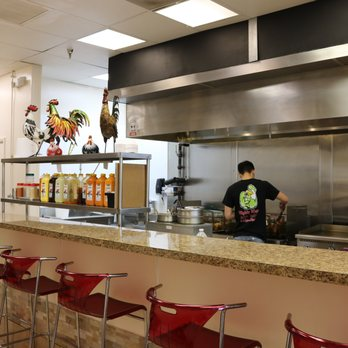
#> input picture public/photos/home/cooking.JPG, 348 x 348 px; its folder holds 5 pictures in this run
$ python create_mosaic.py
#> lines starting #> are read from the running program, lines starting #| are printed output that depends on the picture
import os
from PIL import Image
import random

def create_mosaic(image_dir, output_path, mosaic_width=1920, mosaic_height=1080, scale_variation=0.2):
    # Load all available images (excluding existing mosaics)
#> called with image_dir = '.', output_path = 'mosaic_home.png', mosaic_width = 1920, mosaic_height = 1080, scale_variation = 0.2
    all_images = []
    for fname in os.listdir(image_dir):
        if fname.lower().endswith(('.png', '.jpg', '.jpeg')) and not fname.startswith('mosaic_'):
            img_path = os.path.join(image_dir, fname)
            img = Image.open(img_path).convert('RGB')
#> img is the input picture: PIL image 348x348 RGB; mean R, G, B 132.1, 112.5, 93.7
            all_images.append(img)

    if len(all_images) < 3:
        raise Exception('Need at least 3 images for mosaic')

    # Randomly select 4-5 images (avoid 3 for better balance)
    num_images = random.randint(4, min(5, len(all_images)))
    selected_images = random.sample(all_images, num_images)

    # Create empty mosaic canvas
    mosaic = Image.new('RGB', (mosaic_width, mosaic_height), (255, 255, 255))
#> mosaic: PIL image 1920x1080 RGB; every value is 255

    # Define non-overlapping grid positions based on number of images
    if num_images == 4:
        # 2x2 grid - NO GAPS, NO OVERLAPS
        half_w = mosaic_width // 2
        half_h = mosaic_height // 2
        positions = [
            (0, 0, half_w, half_h),
            (half_w, 0, mosaic_width - half_w, half_h),
            (0, half_h, half_w, mosaic_height - half_h),
            (half_w, half_h, mosaic_width - half_w, mosaic_height - half_h)
        ]
    elif num_images == 5:
        # Top row: 3 images, Bottom row: 2 images - NO GAPS, NO OVERLAPS
        third_w = mosaic_width // 3
        half_w = mosaic_width // 2
        half_h = mosaic_height // 2
        positions = [
            (0, 0, third_w, half_h),
            (third_w, 0, third_w, half_h),
            (2 * third_w, 0, mosaic_width - 2 * third_w, half_h),
            (0, half_h, half_w, mosaic_height - half_h),
            (half_w, half_h, mosaic_width - half_w, mosaic_height - half_h)
        ]

    # Place each image in its exact designated position
    for i, (img, pos) in enumerate(zip(selected_images, positions)):
        x, y, w, h = pos

        # Crop and resize image to fit EXACTLY in the designated area
        img_ratio = img.width / img.height
        target_ratio = w / h

        if img_ratio > target_ratio:
            # Image is wider than target - crop width
            new_width = int(img.height * target_ratio)
            left_crop = (img.width - new_width) // 2
            img_cropped = img.crop((left_crop, 0, left_crop + new_width, img.height))
        else:
            # Image is taller than target - crop height
            new_height = int(img.width / target_ratio)
            top_crop = (img.height - new_height) // 2
            img_cropped = img.crop((0, top_crop, img.width, top_crop + new_height))

        # Resize to exact dimensions and paste at exact position
        img_final = img_cropped.resize((w, h), Image.LANCZOS)
        mosaic.paste(img_final, (x, y))
#> this loop made 4 passes
#> pass 1, in create_mosaic, `img_cropped = img.crop((0, top_crop, img.width, top_crop + new_height))`:
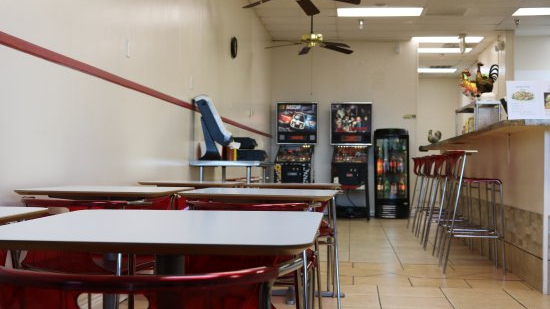
#> img_cropped: PIL image 550x309 RGB; mean R, G, B 140.9, 126.6, 115.2
#> pass 2, in create_mosaic, `img_cropped = img.crop((0, top_crop, img.width, top_crop + new_height))`:
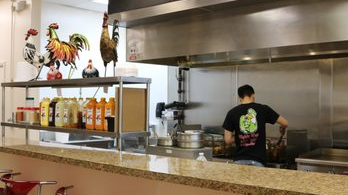
#> img_cropped: PIL image 348x195 RGB; mean R, G, B 136.8, 122.5, 103.7
#> pass 2, in create_mosaic, `img_final = img_cropped.resize((w, h), Image.LANCZOS)`:
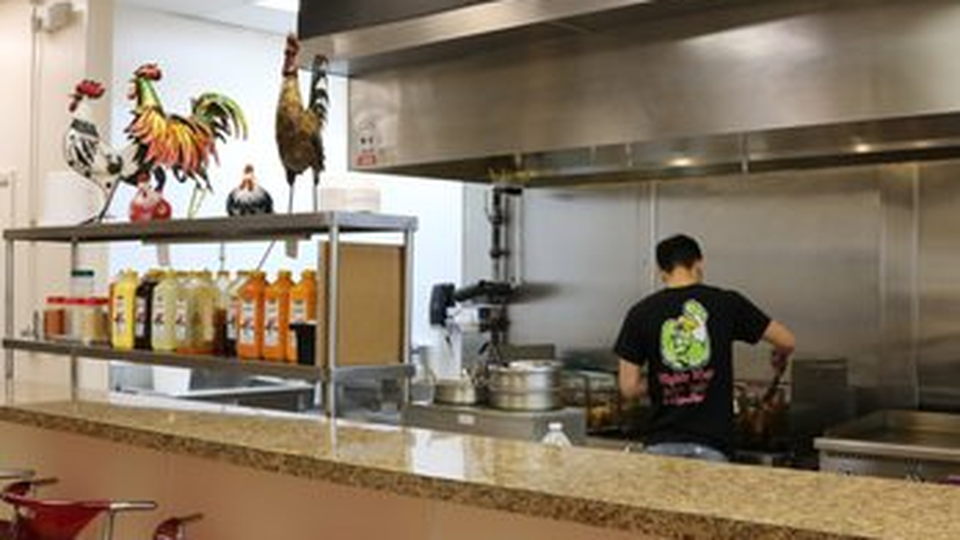
#> img_final: PIL image 960x540 RGB; mean R, G, B 136.7, 122.5, 103.7
#> after the loop:
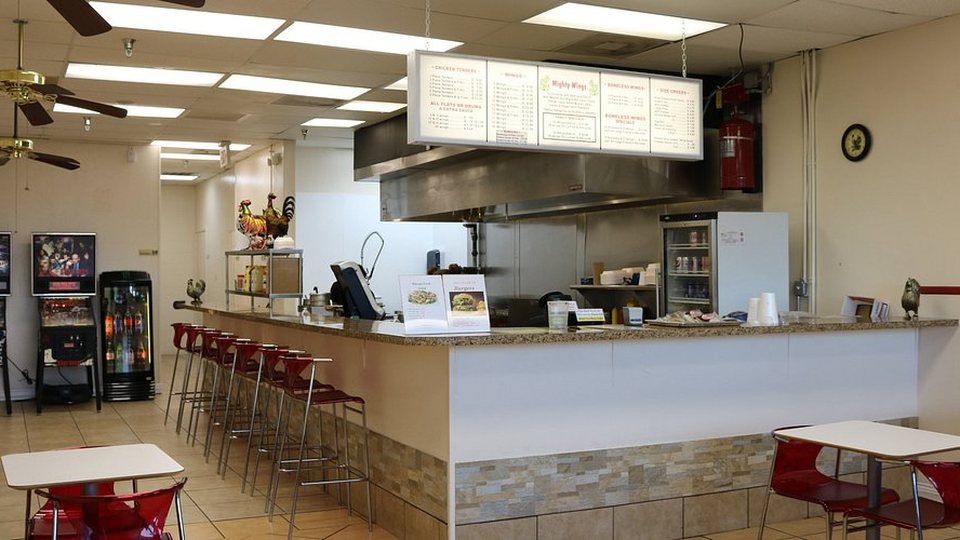
#> img_final: PIL image 960x540 RGB; mean R, G, B 135.8, 123.9, 108.8
#> after the loop:
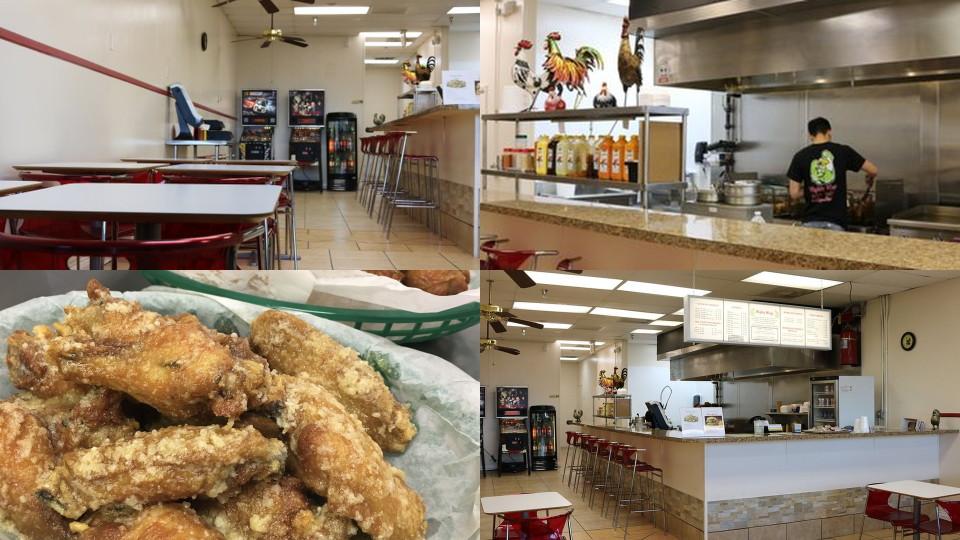
#> mosaic: PIL image 1920x1080 RGB (shown at 1/2 size); mean R, G, B 143.3, 126.6, 105.8

    # Save the completed mosaic
    mosaic.save(output_path)
    print(f"Mosaic created successfully with {num_images} images: {output_path}")

# Generate mosaics when script is run directly
if __name__ == "__main__":
    # Create home page mosaic
    home_dir = "."
    create_mosaic(home_dir, "mosaic_home.png")

    # Create menu page mosaic
    menu_dir = "../menu"
    create_mosaic(menu_dir, "../menu/mosaic_menu.png")
#> (the run stopped early here; a loop or call above may not have finished)
